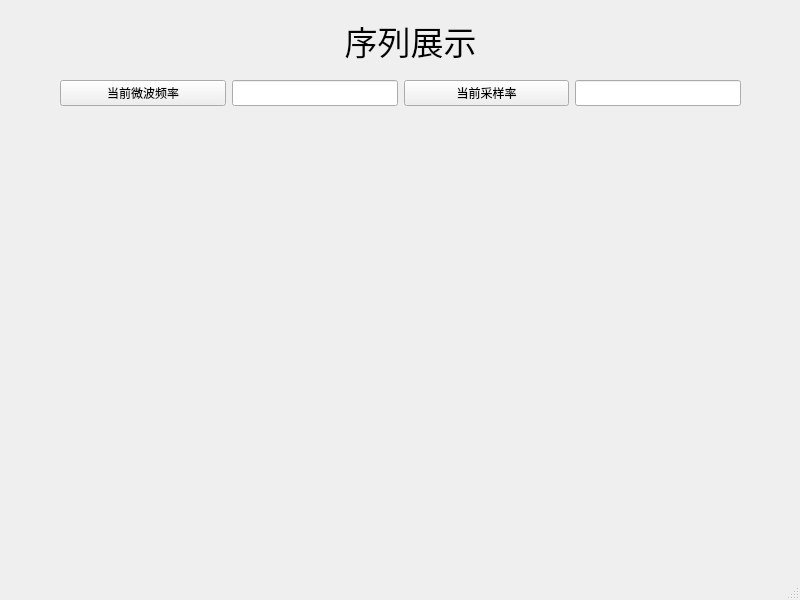
<?xml version="1.0" encoding="UTF-8"?>
<ui version="4.0">
 <class>MainWindow</class>
 <widget class="QMainWindow" name="MainWindow">
  <property name="geometry">
   <rect>
    <x>0</x>
    <y>0</y>
    <width>800</width>
    <height>600</height>
   </rect>
  </property>
  <property name="windowTitle">
   <string>MainWindow</string>
  </property>
  <widget class="QWidget" name="centralwidget">
   <widget class="QLabel" name="label">
    <property name="geometry">
     <rect>
      <x>320</x>
      <y>10</y>
      <width>181</width>
      <height>61</height>
     </rect>
    </property>
    <property name="font">
     <font>
      <family>Times New Roman</family>
      <pointsize>25</pointsize>
     </font>
    </property>
    <property name="frameShadow">
     <enum>QFrame::Sunken</enum>
    </property>
    <property name="lineWidth">
     <number>8</number>
    </property>
    <property name="midLineWidth">
     <number>8</number>
    </property>
    <property name="text">
     <string>序列展示</string>
    </property>
    <property name="textFormat">
     <enum>Qt::PlainText</enum>
    </property>
    <property name="scaledContents">
     <bool>true</bool>
    </property>
    <property name="alignment">
     <set>Qt::AlignCenter</set>
    </property>
   </widget>
   <widget class="QWidget" name="layoutWidget">
    <property name="geometry">
     <rect>
      <x>70</x>
      <y>120</y>
      <width>671</width>
      <height>171</height>
     </rect>
    </property>
    <layout class="QVBoxLayout" name="verticalLayout"/>
   </widget>
   <widget class="QWidget" name="layoutWidget_2">
    <property name="geometry">
     <rect>
      <x>70</x>
      <y>320</y>
      <width>671</width>
      <height>171</height>
     </rect>
    </property>
    <layout class="QVBoxLayout" name="verticalLayout_2"/>
   </widget>
   <widget class="QWidget" name="">
    <property name="geometry">
     <rect>
      <x>60</x>
      <y>80</y>
      <width>681</width>
      <height>26</height>
     </rect>
    </property>
    <layout class="QHBoxLayout" name="horizontalLayout">
     <item>
      <widget class="QPushButton" name="pushButton">
       <property name="text">
        <string>当前微波频率</string>
       </property>
      </widget>
     </item>
     <item>
      <widget class="QLineEdit" name="lineEdit">
       <property name="sizePolicy">
        <sizepolicy hsizetype="Minimum" vsizetype="Minimum">
         <horstretch>0</horstretch>
         <verstretch>0</verstretch>
        </sizepolicy>
       </property>
       <property name="font">
        <font>
         <family>Arial</family>
         <pointsize>12</pointsize>
        </font>
       </property>
      </widget>
     </item>
     <item>
      <widget class="QPushButton" name="pushButton_2">
       <property name="text">
        <string>当前采样率</string>
       </property>
      </widget>
     </item>
     <item>
      <widget class="QLineEdit" name="lineEdit_2">
       <property name="sizePolicy">
        <sizepolicy hsizetype="Minimum" vsizetype="Minimum">
         <horstretch>0</horstretch>
         <verstretch>0</verstretch>
        </sizepolicy>
       </property>
       <property name="font">
        <font>
         <family>Arial</family>
         <pointsize>12</pointsize>
        </font>
       </property>
      </widget>
     </item>
    </layout>
   </widget>
  </widget>
  <widget class="QMenuBar" name="menubar">
   <property name="geometry">
    <rect>
     <x>0</x>
     <y>0</y>
     <width>800</width>
     <height>23</height>
    </rect>
   </property>
  </widget>
  <widget class="QStatusBar" name="statusbar"/>
 </widget>
 <resources/>
 <connections/>
</ui>
